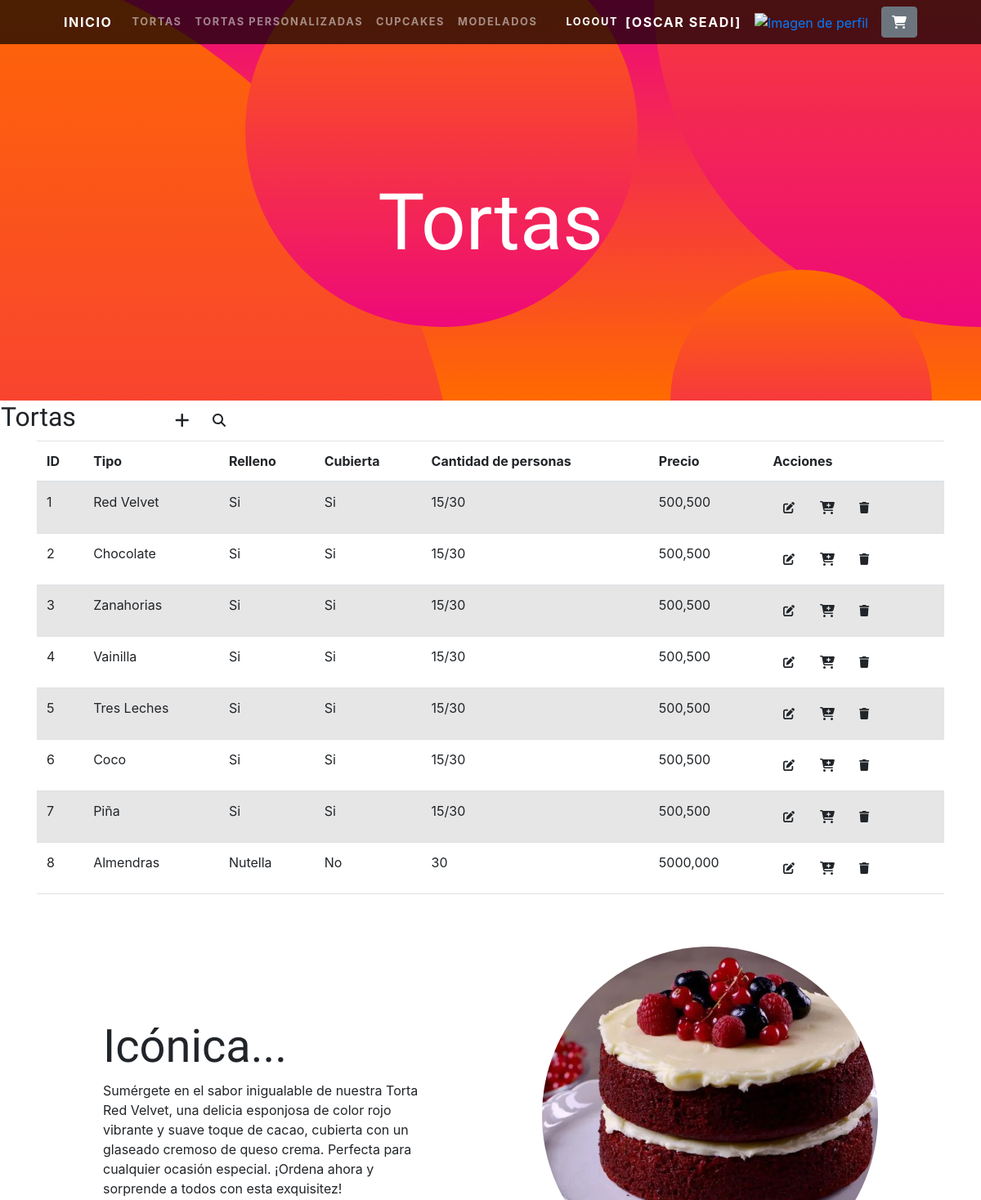
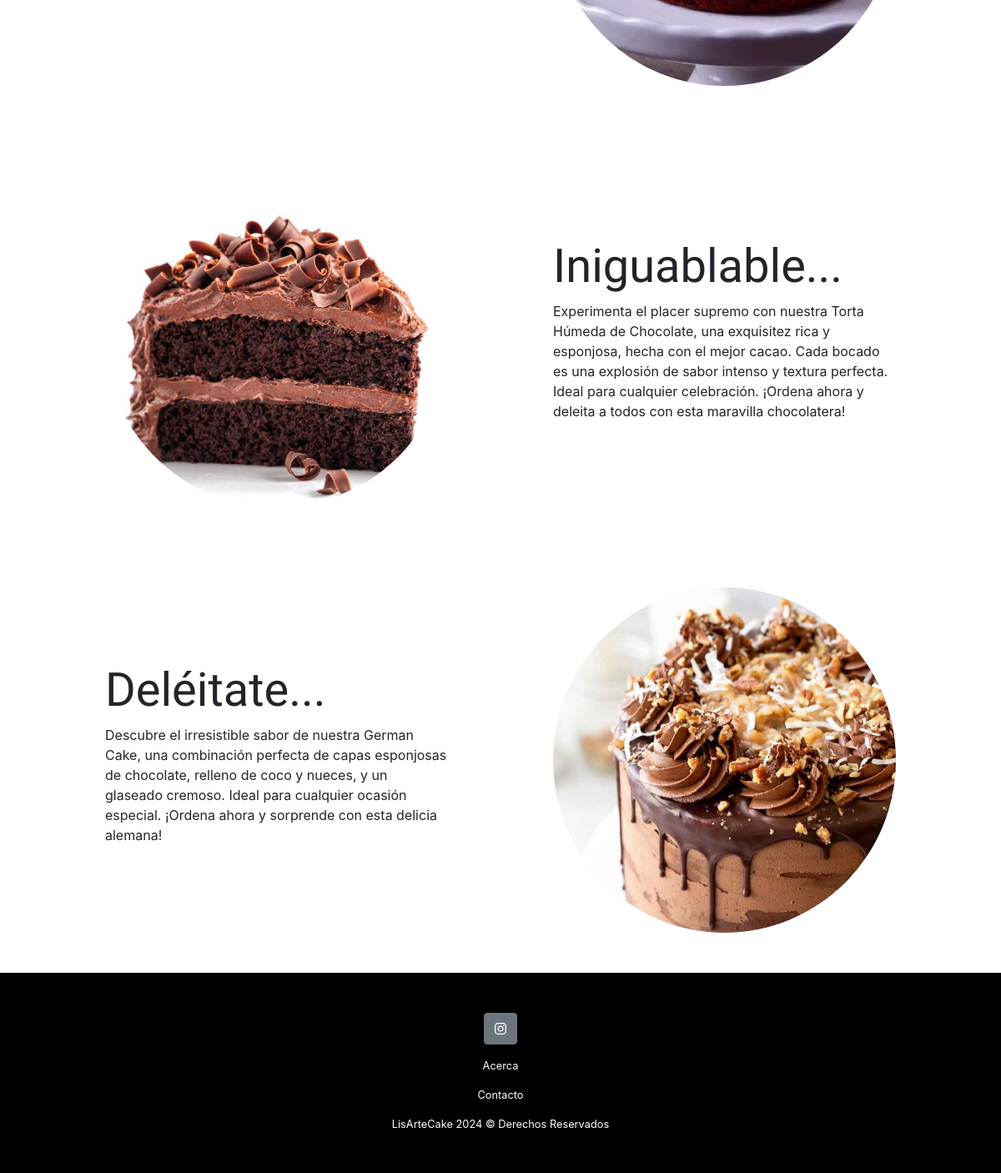
/tortas/ (signed in), run on the app's committed database (2 pictures, top to bottom).
### tortas/models.py (models this page shows, shortened)
class Torta(models.Model):
    tipo = models.CharField(max_length=100)
    cubierta = models.CharField(max_length=200)
    relleno = models.CharField(max_length=250)
    cantidad_personas = models.IntegerField()
    precio = models.DecimalField(default=5000, max_digits=10, decimal_places=3)

### tortas/views.py (the view)
# urls.py: path('', include('tortas.urls')),
@login_required
def tortas(request):
    contexto = {"tortas": Torta.objects.all()}
    return render(request, "tortas/tortas.html", contexto)

### tortas/templates/tortas/tortas.html (shortened to what this page needs)
{% extends 'tortas/index.html' %}
{% block titulo %}
<h1 class="masthead-heading mb-0">Tortas</h1>
{% endblock titulo %}
{% block contenido %}
<table>
    <tr>
        <td width="200"><h2>Tortas</h2></td>
        <td>
            <a href="{% url 'tortaForm' %}" class="btn btn"><i class="fa fa-plus fa-lg" title="Crear"> </i></a>
        </td>
        <td>
        <a href="{% url 'buscarTorta' %}" class="btn btn"><i class="fa-solid fa-magnifying-glass" title="Buscar"> </i></a>
        </td>
    </tr>
</table>
<!DOCTYPE html>
<html lang="es">
<head>
    <link href="https://maxcdn.bootstrapcdn.com/bootstrap/4.5.2/css/bootstrap.min.css" rel="stylesheet">
</head>
<body>
    <div class="container">
        <table class="table table-striped">
            <thead>
                <tr>
                    <th>ID</th>
                    <th>Tipo</th>
                    <th>Relleno</th>
                    <th>Cubierta</th>
                    <th>Cantidad de personas</th>
                    <th>Precio</th>
                    <th>Acciones</th>
                </tr>
            </thead>
            <tbody>
            {% for t in tortas %}
                <tr>
                    <td>{{ t.id }}</td>
                    <td>{{ t.tipo }}</td>
                    <td>{{ t.relleno }}</td>
                    <td>{{ t.cubierta }}</td>
                    <td>{{ t.cantidad_personas }}</td>
                    <td>{{ t.precio }}</td>
                    <td>
                        <a
                          href="{% url 'tortaUpdate' t.id %}"
                          class="btn btn"
                          style="--bs-btn-padding-y: .25rem; --bs-btn-padding-x: .5rem; --bs-btn-font-size: .75rem;"
                          ><i class="fa fa-edit fa-sm" title="Edita tu torta"></i>
                        </a>
                        <a
                          href="{% url 'agregar_al_carrito' t.id %}"
                          class="btn btn"
                          style="--bs-btn-padding-y: .25rem; --bs-btn-padding-x: .5rem; --bs-btn-font-size: .75rem;"
                          ><i class="fa-solid fa-cart-plus" title="Agregar al carrito de compra"></i>
                        </a>
                        <a
                          href="{% url 'tortaDelete' t.id %}"
                          class="btn btn"
                          style="--bs-btn-padding-y: .25rem; --bs-btn-padding-x: .5rem; --bs-btn-font-size: .75rem;"
                          ><i class="fa fa-trash fa-sm" title="Delete Record"></i>
                        </a>
                    </td>
                </tr>
            {% endfor %}
            </tbody>
        </table>
    </div>
</body>
</html>
{% endblock contenido %}

### tortas/templates/tortas/index.html (shortened to what this page needs)
<!DOCTYPE html>
<html lang="en">
    <head>
        {% load static %}
        <link href="{% static 'css/styles.css' %}" rel="stylesheet" />
        <link rel="stylesheet" href="https://cdnjs.cloudflare.com/ajax/libs/font-awesome/6.4.0/css/all.min.css">
    </head>
    <body id="page-top">
<nav class="navbar navbar-expand-lg navbar-dark navbar-custom fixed-top">
    <div class="container px-5">
        <div class="navbar-brand">
            <a href="{% url 'home' %}" class="inicio-link">Inicio</a>
        </div>
        <div class="collapse navbar-collapse" id="navbarResponsive">
            <ul class="navbar-nav me-auto">
                {% if user.is_authenticated %}
                    <li class="nav-item"><a class="nav-link" href="{% url 'tortas' %}">Tortas</a></li>
                    <li class="nav-item"><a class="nav-link" href="{% url 'tortasp' %}">Tortas Personalizadas</a></li>
                    <li class="nav-item"><a class="nav-link" href="{% url 'cupcakes' %}">Cupcakes</a></li>
                    <li class="nav-item"><a class="nav-link" href="{% url 'modelados' %}">Modelados</a></li>
                {% endif %}
            </ul>
            <ul class="navbar-nav ms-auto align-items-center">
                {% if user.is_authenticated %}
                    <li class="nav-item">
                        <form method="POST" action="{% url 'logout' %}">
                            <button type="submit" class="nav-link btn btn-link" style="color: white; text-decoration: none;">Logout</button>
                        </form>
                        <div class="navbar-brand">
                        <a href="{% url 'perfil' %}" class="inicio-link">[{{ user.first_name }} {{ user.last_name }}]</a>
                        </div>
                    </li>
                    <div class="text-center">
                        <a href="{% url 'agregar_avatar' %}"><img src="{{ request.session.avatar}}" height="40px" weight="40px" alt="Imagen de perfil"></a>
                    </div>
                    <li class="nav-item">
                        <a href="{% url 'ver_carrito' %}" class="btn btn-secondary cart-btn" style="--bs-btn-padding-y: .25rem; --bs-btn-padding-x: .5rem; --bs-btn-font-size: .75rem;">
                            <i class="fa-solid fa-cart-shopping" title="Carrito de compras"></i>
                        </a>
                    </li>
                {% else %}
                    <li class="nav-item"><a class="nav-link" href="{% url 'registro' %}">Registrate</a></li>
                    <li class="nav-item"><a class="nav-link" href="{% url 'login' %}">Login</a></li>
                {% endif %}
            </ul>
        </div>
    </div>
</nav>
        <header class="masthead text-center text-white">
            <div class="masthead-content">
                <div class="container px-5">
                    {% block titulo %}{% endblock titulo %}
                </div>
            </div>
            <div class="bg-circle-1 bg-circle"></div>
            <div class="bg-circle-2 bg-circle"></div>
            <div class="bg-circle-3 bg-circle"></div>
            <div class="bg-circle-4 bg-circle"></div>
        </header>
        {% block contenido %}
        {% endblock contenido %}
        <section id="scroll">
            <div class="container px-5">
                <div class="row gx-5 align-items-center">
                    <div class="col-lg-6 order-lg-2">
                        <div class="p-5"><img class="img-fluid rounded-circle" src="{% static 'assets/img/01.jpg' %}" alt="..." /></div>
                    </div>
                    <div class="col-lg-6 order-lg-1">
                        <div class="p-5">
                            <h2 class="display-4">Icónica...</h2>
                            <p>Sumérgete en el sabor inigualable de nuestra Torta Red Velvet, una delicia esponjosa de color rojo vibrante y suave toque de cacao, cubierta con un glaseado cremoso de queso crema. Perfecta para cualquier ocasión especial. ¡Ordena ahora y sorprende a todos con esta exquisitez!</p>
                        </div>
                    </div>
                </div>
            </div>
        </section>
        <section>
            <div class="container px-5">
                <div class="row gx-5 align-items-center">
                    <div class="col-lg-6">
                        <div class="p-5"><img class="img-fluid rounded-circle" src="{% static 'assets/img/02.jpg' %}" alt="..." /></div>
                    </div>
                    <div class="col-lg-6">
                        <div class="p-5">
                            <h2 class="display-4">Iniguablable...</h2>
                            <p>Experimenta el placer supremo con nuestra Torta Húmeda de Chocolate, una exquisitez rica y esponjosa, hecha con el mejor cacao. Cada bocado es una explosión de sabor intenso y textura perfecta. Ideal para cualquier celebración. ¡Ordena ahora y deleita a todos con esta maravilla chocolatera!</p>
                        </div>
                    </div>
                </div>
            </div>
        </section>
        <section>
            <div class="container px-5">
                <div class="row gx-5 align-items-center">
                    <div class="col-lg-6 order-lg-2">
                        <div class="p-5"><img class="img-fluid rounded-circle" src="{% static 'assets/img/03.jpg' %}" alt="..." /></div>
                    </div>
                    <div class="col-lg-6 order-lg-1">
                        <div class="p-5">
                            <h2 class="display-4">Deléitate...</h2>
                            <p>Descubre el irresistible sabor de nuestra German Cake, una combinación perfecta de capas esponjosas de chocolate, relleno de coco y nueces, y un glaseado cremoso. Ideal para cualquier ocasión especial. ¡Ordena ahora y sorprende con esta delicia alemana!</p>
                        </div>
                    </div>
                </div>
            </div>
        </section>
<footer class="py-5 bg-black">
    <div class="container d-flex justify-content-center mb-3">
        <a
            href="https://www.instagram.com/lisarte_cake"
            class="btn btn-secondary mx-2"
            style="--bs-btn-padding-y: .25rem; --bs-btn-padding-x: .5rem; --bs-btn-font-size: .75rem;"
            aria-label="Follow us on Instagram"
            title="Síguenos en Instagram!"
        >
            <i class="fa-brands fa-instagram"></i>
        </a>
    </div>
    <div class="container d-flex justify-content-center mb-3">
        <a href="{% url 'acerca' %}" class="text-white small mx-2" style="text-decoration: none;">Acerca</a>
    </div>
    <div class="container d-flex justify-content-center mb-3">
        <a href="{% url 'contacto' %}" class="text-white small mx-2" style="text-decoration: none;">Contacto</a>
    </div>
    <div class="container px-5">
        <p class="m-0 text-center text-white small">LisArteCake 2024 &copy; Derechos Reservados</p>
    </div>
</footer>
    </body>
</html>

### tortas/templates/tortas/index.html (style rules this page uses)
.navbar-nav .nav-link { font-size: 1rem; margin-right: 1rem; }
.navbar-nav .nav-link:last-child { margin-right: 0; }
.navbar-nav .btn-secondary { margin-left: 1rem; }
.nav-link.btn { padding: 0; }
.navbar-nav .nav-item { display: flex; align-items: center; }
.navbar-brand .inicio-link { font-weight: bold; color: white; text-decoration: none; }

### data on the page
Torta: id "1", tipo "Red Velvet", relleno "Si", cubierta "Si", cantidad_personas "15/30", precio "500,500"
Torta: id "2", tipo "Chocolate", relleno "Si", cubierta "Si", cantidad_personas "15/30", precio "500,500"
Torta: id "3", tipo "Zanahorias", relleno "Si", cubierta "Si", cantidad_personas "15/30", precio "500,500"
Torta: id "4", tipo "Vainilla", relleno "Si", cubierta "Si", cantidad_personas "15/30", precio "500,500"
Torta: id "5", tipo "Tres Leches", relleno "Si", cubierta "Si", cantidad_personas "15/30", precio "500,500"
Torta: id "6", tipo "Coco", relleno "Si", cubierta "Si", cantidad_personas "15/30", precio "500,500"
Torta: id "7", tipo "Piña", relleno "Si", cubierta "Si", cantidad_personas "15/30", precio "500,500"
Torta: id "8", tipo "Almendras", relleno "Nutella", cubierta "No", cantidad_personas "30", precio "5000,000"

### other printed values
{{ user.first_name }} "OSCAR"
{{ user.last_name }} "SEADI"
